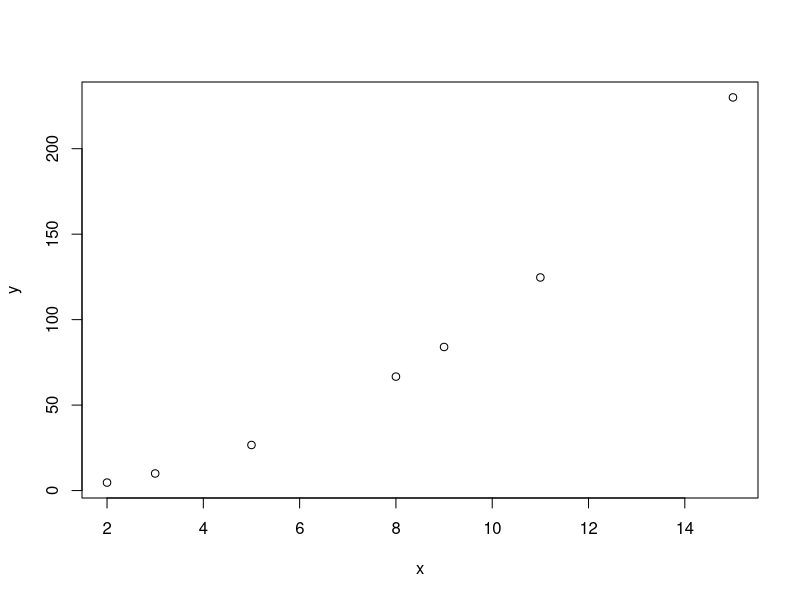

Write R code to recreate this figure.
## ---- chunk 1
x<-c(2,3,5,8,9,11,15)
print(x)
## ---- chunk 2
y<-x/3+(x^2)
print(y)
## ---- chunk 3
plot(x,y)
